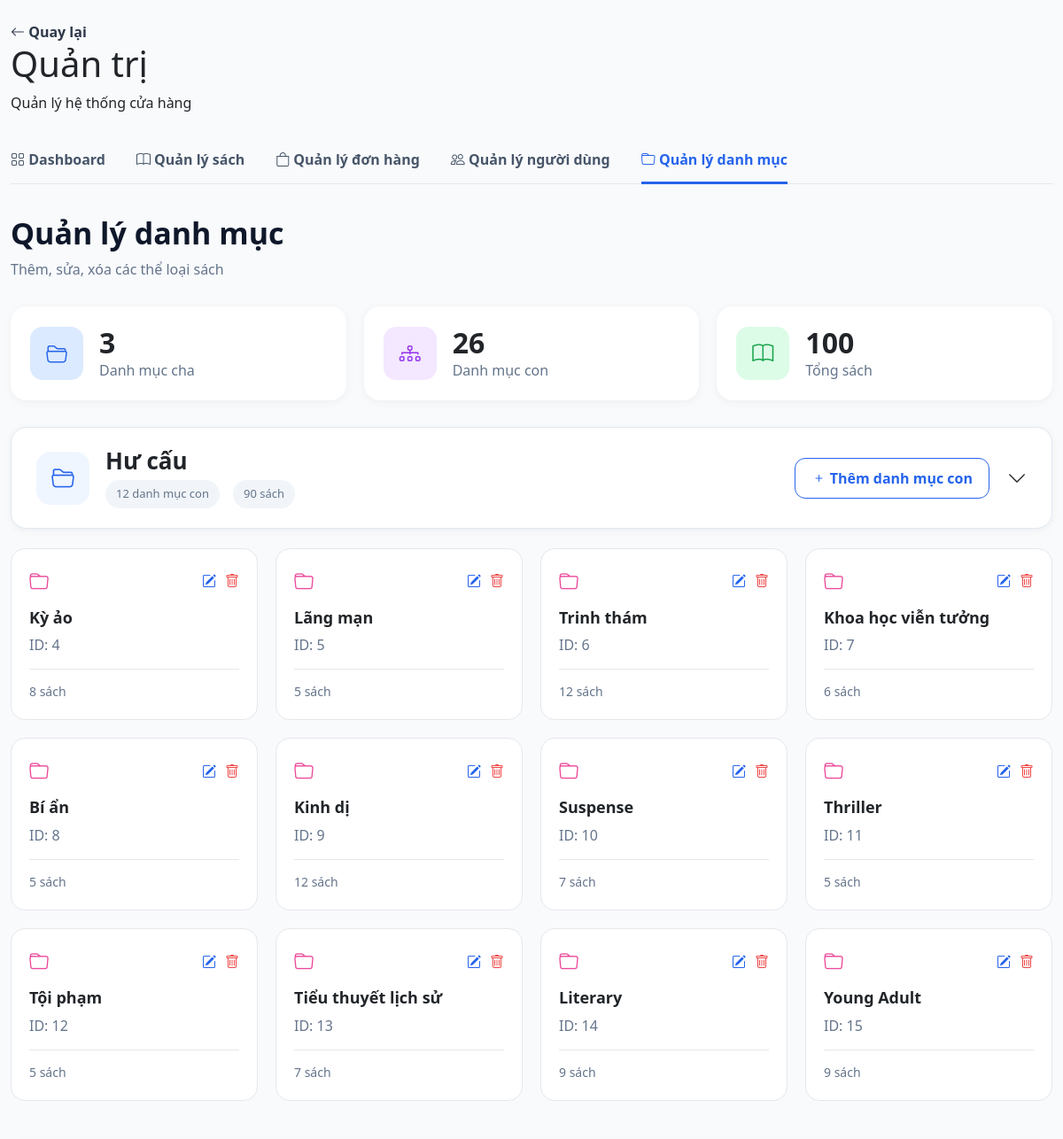
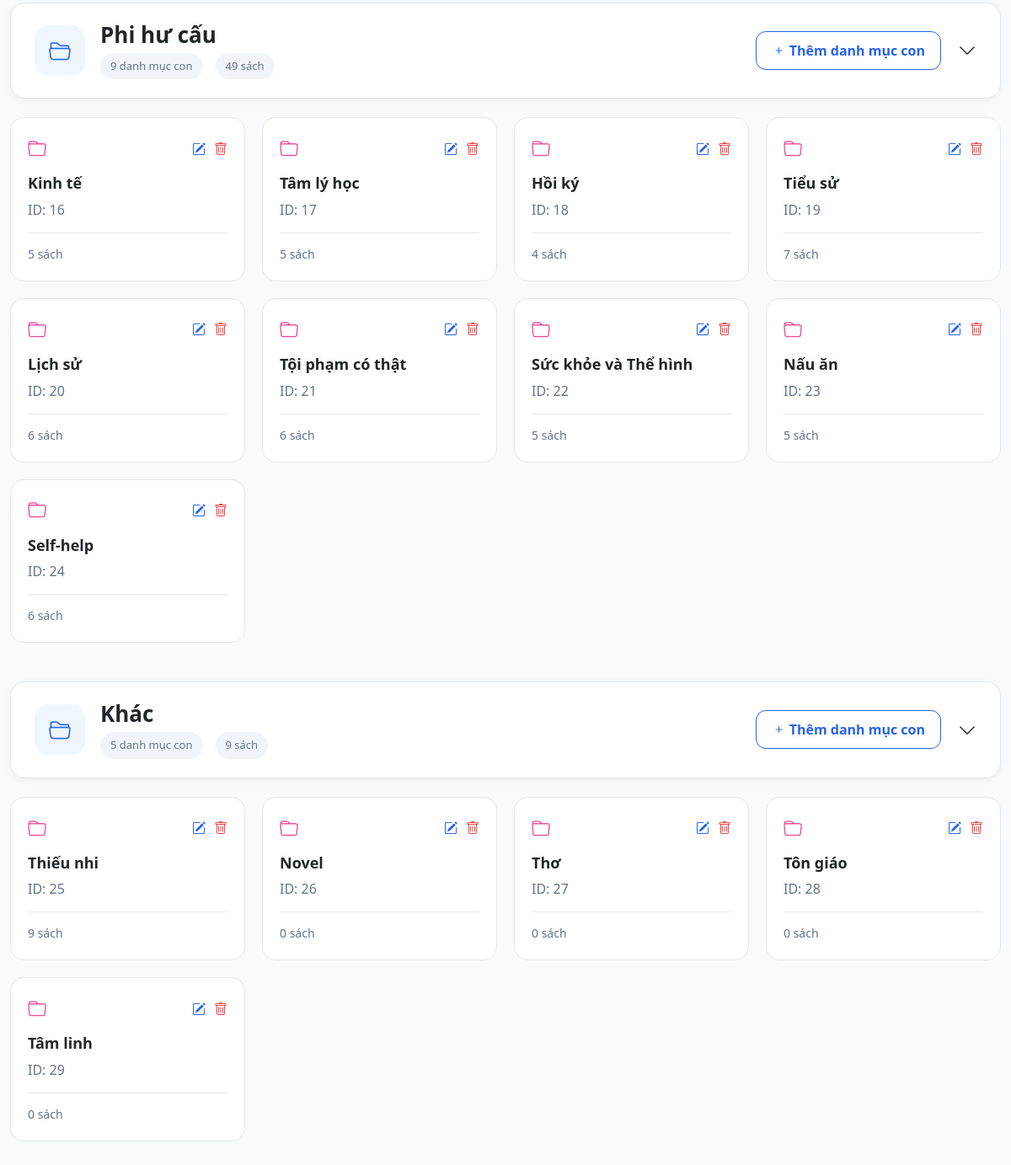
/bookstore/admin_categories.php (signed in), run on the app's committed database (2 pictures, top to bottom).
### tables this page shows
CREATE TABLE `categories` (
  `id` int(11) NOT NULL,
  `name` varchar(100) NOT NULL,
  `parent_id` int(11) DEFAULT NULL
);

### bookstore/admin_categories.php (the view, shortened to what this page needs)
<?php
include 'db.php';
$parentCategories = mysqli_query($conn,"
    SELECT *
    FROM categories
    WHERE id IN (1,2,3)
    ORDER BY id
");
?>
<!DOCTYPE html>
<html>
<head>
<link href="https://cdn.jsdelivr.net/npm/bootstrap@5.3.0/dist/css/bootstrap.min.css" rel="stylesheet">
<link rel="stylesheet" href="https://cdn.jsdelivr.net/npm/bootstrap-icons@1.11.3/font/bootstrap-icons.css">
<link rel="stylesheet" href="css/admin_categories.css">
</head>
<body>
<div class="admin-layout">
    <div class="container my-4">
        <a href="home.php" class="back-link">
            <i class="bi bi-arrow-left"></i>
            Quay lại
        </a>
        <h1 class="admin-heading">
            Quản trị
        </h1>
        <p class="admin-subtitle">
            Quản lý hệ thống cửa hàng
        </p>
        <?php include 'admin_menu.php'; ?>
        <h1 class="page-title">
            Quản lý danh mục
        </h1>
        <p class="page-subtitle">
            Thêm, sửa, xóa các thể loại sách
        </p>
        <?php
        $totalParent = mysqli_num_rows(mysqli_query($conn,"
            SELECT id
            FROM categories
            WHERE id IN (1,2,3)
        "));
        $totalChild = mysqli_fetch_assoc(mysqli_query($conn,"
            SELECT COUNT(*) total
            FROM categories
            WHERE parent_id IS NOT NULL
        "))['total'];
        $totalBooks = mysqli_fetch_assoc(mysqli_query($conn,"
            SELECT COUNT(*) total
            FROM books
        "))['total'];
        ?>
        <div class="stats-grid">
            <div class="stat-card">
                <div class="stat-icon blue">
                    <i class="bi bi-folder2-open"></i>
                </div>
                <div>
                    <h3><?= $totalParent ?></h3>
                    <p>Danh mục cha</p>
                </div>
            </div>
            <div class="stat-card">
                <div class="stat-icon purple">
                    <i class="bi bi-diagram-3"></i>
                </div>
                <div>
                    <h3><?= $totalChild ?></h3>
                    <p>Danh mục con</p>
                </div>
            </div>
            <div class="stat-card">
                <div class="stat-icon green">
                    <i class="bi bi-book"></i>
                </div>
                <div>
                    <h3><?= $totalBooks ?></h3>
                    <p>Tổng sách</p>
                </div>
            </div>
        </div>
        <?php while($parent = mysqli_fetch_assoc($parentCategories)): ?>
        <?php
        $children = mysqli_query($conn,"
            SELECT *
            FROM categories
            WHERE parent_id=".$parent['id']."
        ");
        $countChildren = mysqli_num_rows($children);
        $bookCountQuery = mysqli_query($conn,"
            SELECT COUNT(book_categories.book_id) total
            FROM book_categories
            JOIN categories
                ON categories.id = book_categories.category_id
            WHERE categories.parent_id=".$parent['id']."
        ");
        $bookCount =
        mysqli_fetch_assoc($bookCountQuery)['total'];
        $collapseId = "cat".$parent['id'];
        ?>
        <div class="category-group">
            <div class="parent-card">
                <div class="parent-left">
                    <div class="parent-icon">
                        <i class="bi bi-folder2-open"></i>
                    </div>
                    <div>
                        <h3>
                            <?= htmlspecialchars($parent['name']) ?>
                        </h3>
                        <div class="parent-meta">
                            <span>
                                <?= $countChildren ?>
                                danh mục con
                            </span>
                            <span>
                                <?= $bookCount ?>
                                sách
                            </span>
                        </div>
                    </div>
                </div>
                <div class="parent-actions">
                    <button
                        type="button"
                        class="add-child-btn"
                        data-bs-toggle="modal"
                        data-bs-target="#addCategoryModal"
                    >
                        <i class="bi bi-plus"></i>
                        Thêm danh mục con
                    </button>
                    <i
                        class="bi bi-chevron-down collapse-arrow"
                        data-bs-toggle="collapse"
                        data-bs-target="#<?= $collapseId ?>"
                    ></i>
                </div>
            </div>
            <div
                id="<?= $collapseId ?>"
                class="collapse show"
            >
                <div class="children-grid">
                <?php while($child = mysqli_fetch_assoc($children)): ?>
                    <?php
                    $childBooks = mysqli_query($conn,"
                        SELECT COUNT(*) total
                        FROM book_categories
                        WHERE category_id=".$child['id']
                    );
                    $bookTotal =
                    mysqli_fetch_assoc($childBooks)['total'];
                    ?>
                    <div class="child-card">
                        <div class="child-top">
                            <i class="bi bi-folder"></i>
                            <div class="child-actions">
                                <a
                                    href="edit_category.php?id=<?= $child['id'] ?>"
                                    class="edit-btn"
                                >
                                    <i class="bi bi-pencil-square"></i>
                                </a>
                                <a
                                    href="delete_category.php?id=<?= $child['id'] ?>"
                                    class="delete-btn"
                                    onclick="return confirm('Xóa danh mục này?')"
                                >
                                    <i class="bi bi-trash"></i>
                                </a>
                            </div>
                        </div>
                        <h5>
                            <?= htmlspecialchars($child['name']) ?>
                        </h5>
                        <p>
                            ID:
                            <?= $child['id'] ?>
                        </p>
                        <div class="child-footer">
                            <span>
                                <?= $bookTotal ?>
                                sách
                            </span>
                        </div>
                    </div>
                <?php endwhile; ?>
                </div>
            </div>
        </div>
        <?php endwhile; ?>
    </div>
</div>
</body>
</html>

### bookstore/css/admin_categories.css (style rules this page uses)
body { background:#f8fafc!important; }
.admin-layout .container { max-width:1400px; }
.admin-layout .back-link { text-decoration: none; color: #2d3748; font-weight: 600; }
.admin-layout .page-title { font-size:34px; font-weight:700; color:#0f172a; }
.admin-layout .page-subtitle { color:#64748b; margin-bottom:30px; }
.admin-layout .category-group { margin-bottom:24px; }
.admin-layout .parent-card { background:#fff; border-radius:18px; padding:22px 28px; display:flex; justify-content:space-between; align-items:center; cursor:pointer; border:1px solid #e2e8f0; box-shadow:0 2px 10px rgba(0,0,0,.05); }
.admin-layout .parent-left { display:flex; align-items:center; gap:18px; }
.admin-layout .parent-icon { width:60px; height:60px; border-radius:16px; background:#eff6ff; display:flex; align-items:center; justify-content:center; font-size:26px; color:#2563eb; }
.admin-layout .parent-card h3 { margin:0; font-size:26px; font-weight:700; }
.admin-layout .parent-meta { display:flex; gap:15px; margin-top:6px; }
.admin-layout .parent-meta span { background:#f1f5f9; padding:6px 12px; border-radius:999px; font-size:13px; color:#64748b; }
.admin-layout .children-grid { display:grid; grid-template-columns: repeat(auto-fill,minmax(250px,1fr)); gap:20px; padding:22px 0; }
.admin-layout .child-card { background:#fff; border-radius:16px; padding:20px; border:1px solid #e5e7eb; transition:.25s; }
.admin-layout .child-top { font-size:22px; color:#ec4899; margin-bottom:12px; }
.admin-layout .child-card h5 { font-size:18px; font-weight:700; margin-bottom:8px; }
.admin-layout .child-card p { color:#64748b; margin-bottom:15px; }
.admin-layout .child-footer { border-top:1px solid #e5e7eb; padding-top:12px; }
.admin-layout .child-footer span { font-size:14px; color:#64748b; }
.admin-layout .collapse-arrow { transition:.25s; }
.admin-layout .stats-grid { display:grid; grid-template-columns:repeat(3,1fr); gap:20px; margin-bottom:30px; }
.admin-layout .stat-card { background:#fff; border-radius:18px; padding:22px; display:flex; align-items:center; gap:18px; box-shadow:0 2px 10px rgba(0,0,0,.05); }
.admin-layout .stat-card h3 { margin:0; font-size:32px; font-weight:700; }
.admin-layout .stat-card p { margin:0; color:#64748b; }
.admin-layout .stat-icon { width:60px; height:60px; border-radius:14px; display:flex; align-items:center; justify-content:center; font-size:24px; }
.admin-layout .blue { background:#dbeafe; color:#2563eb; }
.admin-layout .purple { background:#f3e8ff; color:#9333ea; }
.admin-layout .green { background:#dcfce7; color:#16a34a; }
.admin-layout .parent-actions { display:flex; align-items:center; gap:20px; }
.admin-layout .add-child-btn { text-decoration:none; border:1px solid #2563eb; color:#2563eb; padding:10px 18px; border-radius:12px; font-weight:600; transition:.2s; }
.admin-layout .collapse-arrow { font-size:22px; cursor:pointer; }
.admin-layout .child-top { display:flex; justify-content:space-between; align-items:center; margin-bottom:14px; }
.admin-layout .child-actions { display:flex; gap:10px; }
.admin-layout .edit-btn { color:#2563eb; font-size:16px; }
.admin-layout .delete-btn { color:#ef4444; font-size:16px; }
.add-child-btn { border:1px solid #2563eb; background:white; color:#2563eb; padding:10px 18px; border-radius:12px; font-weight:600; }

### data on the page
categories: name "Hư cấu", countChildren "12", bookCount "90"
categories: name "Kỳ ảo", id "4", bookTotal "8"
categories: name "Lãng mạn", id "5", bookTotal "5"
categories: name "Trinh thám", id "6", bookTotal "12"
categories: name "Khoa học viễn tưởng", id "7", bookTotal "6"
categories: name "Bí ẩn", id "8", bookTotal "5"
categories: name "Kinh dị", id "9", bookTotal "12"
categories: name "Suspense", id "10", bookTotal "7"
categories: name "Thriller", id "11", bookTotal "5"
categories: name "Tội phạm", id "12", bookTotal "5"
categories: name "Tiểu thuyết lịch sử", id "13", bookTotal "7"
categories: name "Literary", id "14", bookTotal "9"
categories: name "Young Adult", id "15", bookTotal "9"
categories: name "Phi hư cấu", countChildren "9", bookCount "49"
categories: name "Kinh tế", id "16", bookTotal "5"
categories: name "Tâm lý học", id "17", bookTotal "5"
categories: name "Hồi ký", id "18", bookTotal "4"
categories: name "Tiểu sử", id "19", bookTotal "7"
categories: name "Lịch sử", id "20", bookTotal "6"
categories: name "Tội phạm có thật", id "21", bookTotal "6"
categories: name "Sức khỏe và Thể hình", id "22", bookTotal "5"
categories: name "Nấu ăn", id "23", bookTotal "5"
categories: name "Self-help", id "24", bookTotal "6"
categories: name "Khác", countChildren "5", bookCount "9"
categories: name "Thiếu nhi", id "25", bookTotal "9"
categories: name "Novel", id "26", bookTotal "0"
categories: name "Thơ", id "27", bookTotal "0"
categories: name "Tôn giáo", id "28", bookTotal "0"
categories: name "Tâm linh", id "29", bookTotal "0"

### other printed values
$totalParent "3"
$totalChild "26"
$totalBooks "100"
